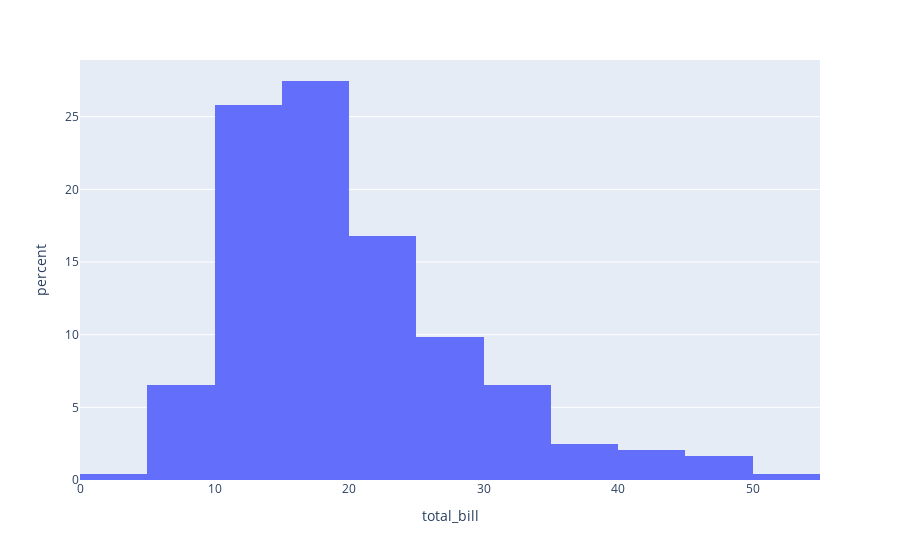

The cell this chart's notebook holds for it:
### Code cell
import plotly.express as px

df = px.data.tips()
  
fig = px.histogram(df, x="total_bill", 
                   histnorm='percent', 
                   nbins = 10)
fig.show()

### Figure 1 — Plotly figure (JSON) as saved in the notebook; plotly's stock layout.template omitted (floating-point values rounded to 4 significant figures; data arrays with more than 128 entries replaced by an {"elided": "..."} marker saying what was removed)
{"data": [{"alignmentgroup": "True", "bingroup": "x", "histnorm": "percent", "hovertemplate": "total_bill=%{x}<br>percent=%{y}<extra></extra>", "legendgroup": "", "marker": {"color": "#636efa", "pattern": {"shape": ""}}, "name": "", "nbinsx": 10, "offsetgroup": "", "orientation": "v", "showlegend": false, "type": "histogram", "x": {"elided": "244 float values"}, "xaxis": "x", "yaxis": "y"}], "layout": {"barmode": "relative", "legend": {"tracegroupgap": 0}, "margin": {"t": 60}, "xaxis": {"anchor": "y", "domain": [0, 1], "title": {"text": "total_bill"}}, "yaxis": {"anchor": "x", "domain": [0, 1], "title": {"text": "percent"}}}}
